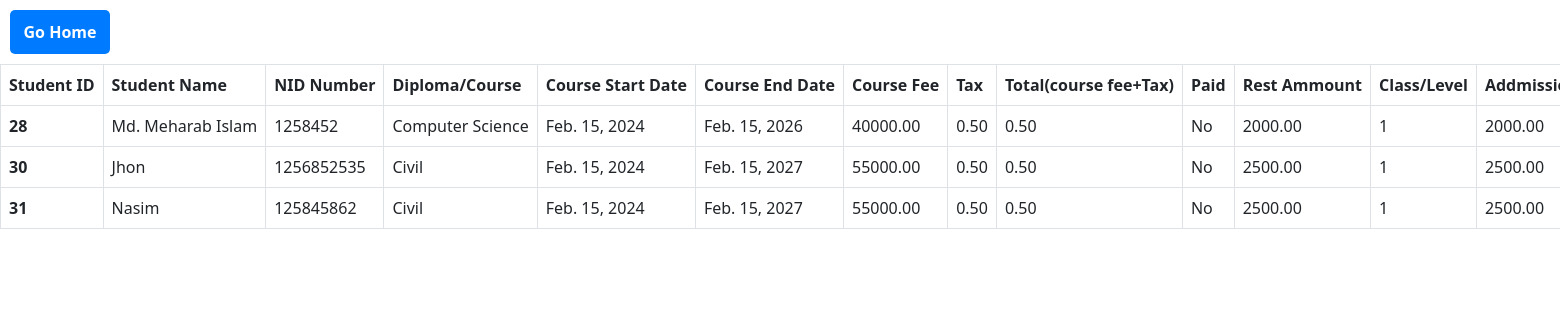
/manage-database/, run on the app's committed database.
### management/models.py (models this page shows, shortened)
class AllStudent(models.Model):
    name = models.CharField(max_length=50, null=True, blank=True)
    nid_card = models.CharField(max_length=50, null=True, blank=True, unique = True)
    phone_number = models.CharField(max_length = 50, null=True, blank=True, unique = True)
    nationality = models.CharField(max_length = 50, null=True, blank=True)
    country = models.CharField(max_length = 50, null=True, blank=True)
    addmission_date = models.DateField(null=True, blank=True)
    course = models.ForeignKey(Course, on_delete=models.CASCADE, null=True, blank=True)
    tax = models.DecimalField(max_digits=10, decimal_places=2, null = True, blank = True)
    class_or_level = models.IntegerField(null = True, blank =True, default = 1)
    is_paid = models.BooleanField(default = False)
    addmision_fee = models.DecimalField(max_digits=10, decimal_places=2, null = True, blank = True)
    join_date = models.DateField(auto_now_add = True)
    due_amount = models.DecimalField(max_digits=10, decimal_places=2, null = True, blank = True, default = 0)
    per_month_installment_amount = models.DecimalField(max_digits=10, decimal_places=2, null = True, blank = True)
    total_paid_amount = models.DecimalField(max_digits=10, decimal_places=2, null = True, blank = True, default = 0)
    extra_money = models.DecimalField(max_digits=10, decimal_places=2, null = True, blank = True, default = 0)
    total_payable_amount = models.DecimalField(max_digits=10, decimal_places=2, null = True, blank = True)
    objects = AllStudentManager()

class Course(models.Model):
    name = models.CharField(max_length=50)
    course_fee = models.DecimalField(max_digits=10, decimal_places=2)
    admission_fee = models.DecimalField(max_digits=10, decimal_places=2, null = True,  blank = True)
    course_start_date = models.DateField(null=True, blank=True)
    course_end_date = models.DateField(null=True, blank=True)

### management/views.py (the view)
# urls.py: path('manage-database/', views.manage_database, name= 'manage-database'),
def manage_database(request):
    try:
        student = AllStudent.objects.all();
        return render(request, 'manageDatabase.html',{'student':student})
    except Exception as e:
        return HttpResponseBadRequest(f"An error occurred: {e}")

### templates/manageDatabase.html (shortened to what this page needs)
<!DOCTYPE html>
<html lang="en">
    <head>
        <link href="https://cdn.jsdelivr.net/npm/bootstrap@5.0.2/dist/css/bootstrap.min.css" rel="stylesheet">
        <link rel="stylesheet" href="/static/css/manageDatabase.css">
    </head>
<body>
    <a href="/" class="button-link">Go Home</a>
    <table class="table table-bordered table-hover">
        <thead>
          <tr>
            <th scope="col">Student ID</th>
            <th scope="col">Student Name</th>
            <th scope="col">NID Number</th>
            <th scope="col">Diploma/Course</th>
            <th scope="col">Course Start Date</th>
            <th scope="col">Course End Date</th>
            <th scope="col">Course Fee</th>
            <th scope="col">Tax</th>
            <th scope="col">Total(course fee+Tax)</th>
            <th scope="col">Paid</th>
            <th scope="col">Rest Ammount</th>
            <th scope="col">Class/Level</th>
            <th scope="col">Addmission Fee</th>
          </tr>
        </thead>
        <tbody>
            <tr>
              {% for student in student %}
              <tr>
                  <th scope="row">{{student.id}}</th>
                  <td>{{student.name}}</td>
                  <td>{{student.nid_card}}</td>
                  <td>{{student.course.name}}</td>
                  <td>{{student.course.course_start_date}}</td>
                  <td>{{student.course.course_end_date}}</td>
                  <td>{{student.course.course_fee}}</td>
                  <td>{{student.tax}}</td>
                  <td>{{student.tax}}</td>
                  {% if student.is_paid == 0 %}
                  <td>No</td>
                  {% else %}
                  <td>Yes</td>
                  {% endif %}
                  <td>{{student.addmision_fee}}</td>
                  <td>{{student.class_or_level}}</td>
                  <td>{{student.addmision_fee}}</td>
              </tr>
              {% endfor %}
            </tr>
        </tbody>
      </table>
</body>
</html>

### static/css/manageDatabase.css (style rules this page uses)
.button-link { display: block; margin: 10px 0 10px 10px; padding: 10px; text-decoration: none; color: #fff; background-color: #007BFF; border-radius: 5px; text-align: center; font-weight: bold; width: 100px; }

### templates/manageDatabase.html (style rules this page uses)
.table thead th { white-space: nowrap; }
.table tbody td { white-space: nowrap; }

### data on the page
AllStudent: id "28", name "Md. Meharab Islam", nid_card "1258452", course.name "Computer Science", course.course_start_date "Feb. 15, 2024", course.course_end_date "Feb. 15, 2026", course.course_fee "40000.00", tax "0.50", is_paid "No", addmision_fee "2000.00", class_or_level "1"
AllStudent: id "30", name "Jhon", nid_card "1256852535", course.name "Civil", course.course_start_date "Feb. 15, 2024", course.course_end_date "Feb. 15, 2027", course.course_fee "55000.00", tax "0.50", is_paid "No", addmision_fee "2500.00", class_or_level "1"
AllStudent: id "31", name "Nasim", nid_card "125845862", course.name "Civil", course.course_start_date "Feb. 15, 2024", course.course_end_date "Feb. 15, 2027", course.course_fee "55000.00", tax "0.50", is_paid "No", addmision_fee "2500.00", class_or_level "1"
